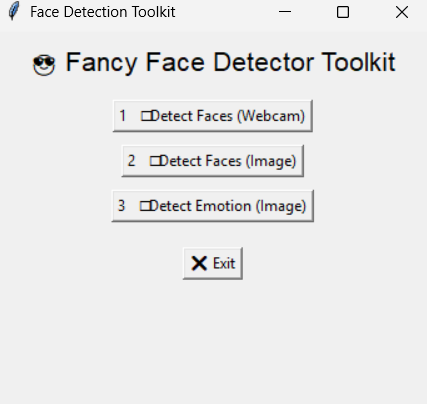
#> input picture assets/test_image.jpg, 427 x 404 px, found by its file name
$ python image_detector.py
#> lines starting #> are read from the running program, lines starting #| are printed output that depends on the picture
import cv2
from tkinter import filedialog
from tkinter import Tk

def detect_faces_in_image(file_path):
#> called with file_path = 'test_image.jpg'
    image = cv2.imread(file_path)
#> image is the input picture: shape (404, 427, 3); mean B, G, R 233.1, 233, 233
    if image is None:
        print("Error loading image.")
        return

    face_cascade = cv2.CascadeClassifier(cv2.data.haarcascades + 'haarcascade_frontalface_default.xml')
    gray = cv2.cvtColor(image, cv2.COLOR_BGR2GRAY)
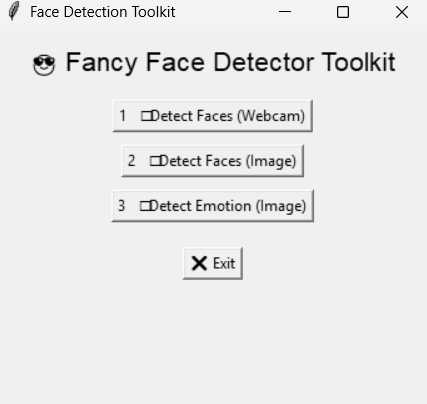
#> gray: shape (404, 427); min 0, max 255, mean 233
    faces = face_cascade.detectMultiScale(gray, 1.1, 4)
#> faces = ()

    for (x, y, w, h) in faces:
        cv2.rectangle(image, (x, y), (x + w, y + h), (0, 255, 255), 2)
#> this loop made 0 passes

    cv2.imshow("Detected Faces", image)
    cv2.waitKey(0)
    cv2.destroyAllWindows()

if __name__ == "__main__":
    # Optional: You can let the user select the file here if not testing
    detect_faces_in_image("test_image.jpg")  # Replace with your image path
